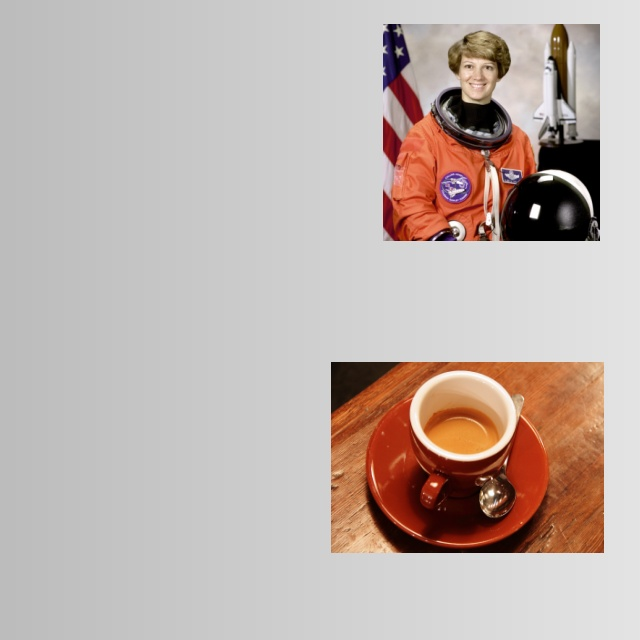
#> input picture assets/custom_yolo_dataset/images/train/train_01.jpg, 640 x 640 px; its folder holds only this picture in this run
$ python -i lab3_histogram.py   (imports and definitions only)
#> lines starting #> are read from the running program, lines starting #| are printed output that depends on the picture
### utils/cv_helpers.py
"""Shared OpenCV / Streamlit helper utilities for CSST106 laboratory modules."""

from __future__ import annotations

from pathlib import Path
from typing import Optional
import cv2
import numpy as np


# [32 lines left out: functions load_bgr_image, bgr_to_rgb, to_uint8, not called in this run]


def compute_image_entropy(gray: np.ndarray) -> float:
    """Compute Shannon entropy (bits/pixel) of an 8-bit grayscale image."""
    hist = cv2.calcHist([gray], [0], None, [256], [0, 256]).ravel()
    probs = hist / (hist.sum() + 1e-12)
    nonzero = probs[probs > 0]
    return float(-np.sum(nonzero * np.log2(nonzero)))

### labs/lab3_histogram.py
"""Lab Activity 3: Histogram Equalization and Contrast Adjustment."""

from __future__ import annotations

from pathlib import Path
from typing import Any, Dict
import cv2
import matplotlib.pyplot as plt
import numpy as np
import pandas as pd
import streamlit as st

from utils.cv_helpers import bgr_to_rgb, compute_image_entropy, load_bgr_image


def _apply_linear_stretch(channel: np.ndarray, p_low: float, p_high: float, alpha: float, beta: float) -> np.ndarray:
    """Apply percentile min-max contrast stretching followed by optional linear gain/bias."""
    lo = float(np.percentile(channel, p_low))
    hi = float(np.percentile(channel, p_high))
    if hi - lo < 1e-5:
        stretched = channel.astype(np.float32)
    else:
        stretched = (channel.astype(np.float32) - lo) * (255.0 / (hi - lo))
        stretched = np.clip(stretched, 0.0, 255.0)
    adjusted = np.clip(alpha * stretched + beta, 0.0, 255.0)
    return adjusted.astype(np.uint8)


def _compute_hist_cdf(channel: np.ndarray) -> tuple[np.ndarray, np.ndarray]:
    """Compute 256-bin histogram and normalized cumulative distribution function (CDF)."""
    hist = cv2.calcHist([channel], [0], None, [256], [0, 256]).ravel()
    cdf = hist.cumsum()
    cdf_norm = cdf / (cdf[-1] + 1e-12)
    return hist, cdf_norm


def run_lab3_pipeline(
    img_bgr: np.ndarray,
    color_mode: str = "Grayscale",
    p_low: float = 2.0,
    p_high: float = 98.0,
    alpha: float = 1.0,
    beta: float = 0.0,
    clahe_clip: float = 2.0,
    clahe_tile: int = 8,
) -> Dict[str, Any]:
    """Execute Global Histogram Equalization, Linear Contrast Stretching, and CLAHE."""
    clahe = cv2.createCLAHE(clipLimit=float(clahe_clip), tileGridSize=(int(clahe_tile), int(clahe_tile)))

    if color_mode == "Grayscale":
        orig_gray = cv2.cvtColor(img_bgr, cv2.COLOR_BGR2GRAY)
        eq_gray = cv2.equalizeHist(orig_gray)
        stretch_gray = _apply_linear_stretch(orig_gray, p_low, p_high, alpha, beta)
        clahe_gray = clahe.apply(orig_gray)

        displays = {
            "Original": orig_gray,
            "Global Hist Eq": eq_gray,
            "Linear Stretch": stretch_gray,
            "CLAHE": clahe_gray,
        }
        lum_channels = displays
    else:
        # Color enhancement via YUV Luminance channel (Y) to preserve chromaticity (U, V)
        yuv_orig = cv2.cvtColor(img_bgr, cv2.COLOR_BGR2YUV)
        y_orig, u_ch, v_ch = cv2.split(yuv_orig)

        y_eq = cv2.equalizeHist(y_orig)
        y_stretch = _apply_linear_stretch(y_orig, p_low, p_high, alpha, beta)
        y_clahe = clahe.apply(y_orig)

        eq_bgr = cv2.cvtColor(cv2.merge([y_eq, u_ch, v_ch]), cv2.COLOR_YUV2BGR)
        stretch_bgr = cv2.cvtColor(cv2.merge([y_stretch, u_ch, v_ch]), cv2.COLOR_YUV2BGR)
        clahe_bgr = cv2.cvtColor(cv2.merge([y_clahe, u_ch, v_ch]), cv2.COLOR_YUV2BGR)

        displays = {
            "Original": bgr_to_rgb(img_bgr),
            "Global Hist Eq": bgr_to_rgb(eq_bgr),
            "Linear Stretch": bgr_to_rgb(stretch_bgr),
            "CLAHE": bgr_to_rgb(clahe_bgr),
        }
        lum_channels = {
            "Original": y_orig,
            "Global Hist Eq": y_eq,
            "Linear Stretch": y_stretch,
            "CLAHE": y_clahe,
        }

    metrics_rows = []
    hist_data = {}
    for name, lum in lum_channels.items():
        hist, cdf_norm = _compute_hist_cdf(lum)
        hist_data[name] = (hist, cdf_norm)
        metrics_rows.append(
            {
                "Method": name,
                "Mean Luminance": round(float(np.mean(lum)), 2),
                "Contrast (Std Dev)": round(float(np.std(lum)), 2),
                "Min–Max Range": f"[{int(np.min(lum))}, {int(np.max(lum))}]",
                "Entropy (bits/px)": round(compute_image_entropy(lum), 3),
            }
        )

    return {
        "color_mode": color_mode,
        "displays": displays,
        "lum_channels": lum_channels,
        "hist_data": hist_data,
        "metrics_df": pd.DataFrame(metrics_rows),
    }


# [138 lines left out: functions make_lab3_hist_figure, render, not called in this run]

>>> import cv2
>>> picture = cv2.imread('../assets/custom_yolo_dataset/images/train/train_01.jpg')
#> picture is the input picture: shape (640, 640, 3); mean B, G, R 172.5, 177.9, 191.3
>>> result = run_lab3_pipeline(picture)
#> in run_lab3_pipeline, `orig_gray = cv2.cvtColor(img_bgr, cv2.COLOR_BGR2GRAY)`:
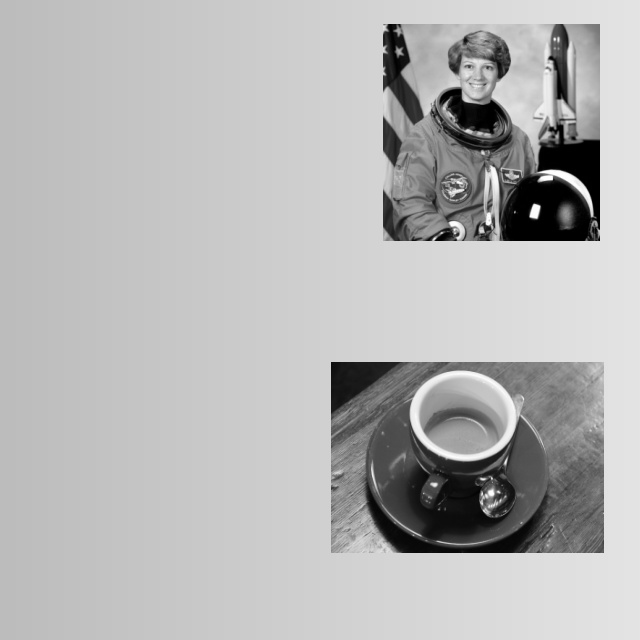
#> orig_gray: shape (640, 640); min 0, max 255, mean 181.3
#> in run_lab3_pipeline, `eq_gray = cv2.equalizeHist(orig_gray)`:
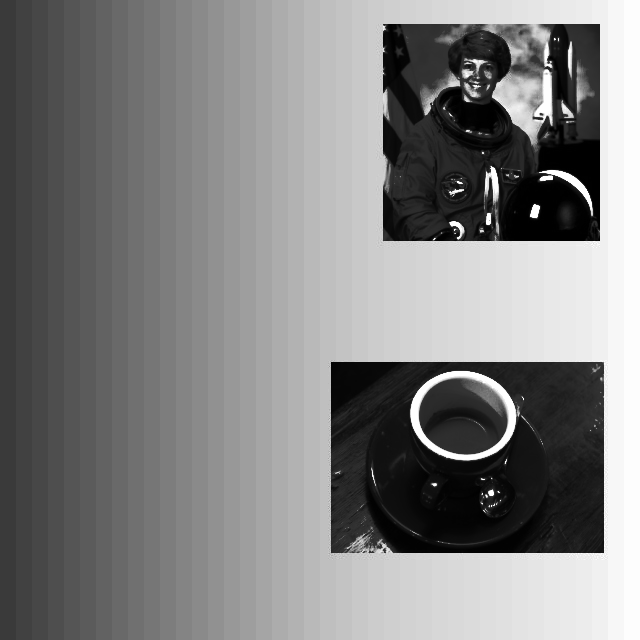
#> eq_gray: shape (640, 640); min 0, max 255, mean 128.5
#> in _apply_linear_stretch, `lo = float(np.percentile(channel, p_low))`: lo = 10
#> in _apply_linear_stretch, `hi = float(np.percentile(channel, p_high))`: hi = 227
#> in _apply_linear_stretch, `stretched = np.clip(stretched, 0.0, 255.0)`:
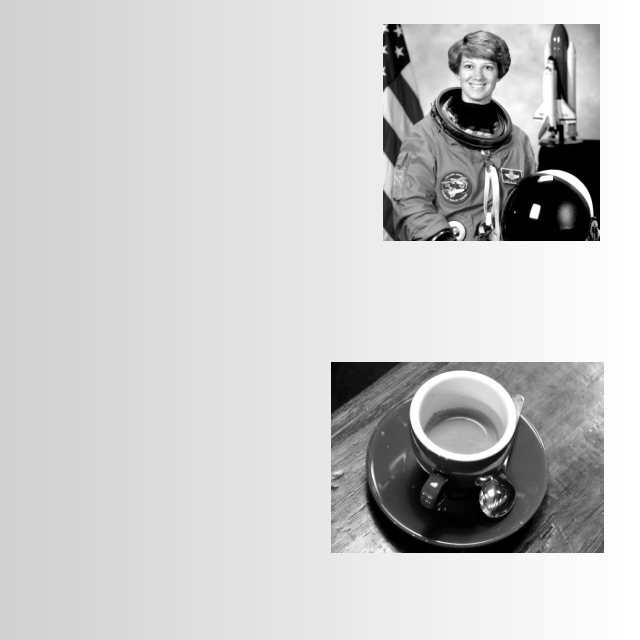
#> stretched: shape (640, 640) float32; min 0, max 255, mean 201.4
#> in run_lab3_pipeline, `clahe_gray = clahe.apply(orig_gray)`:
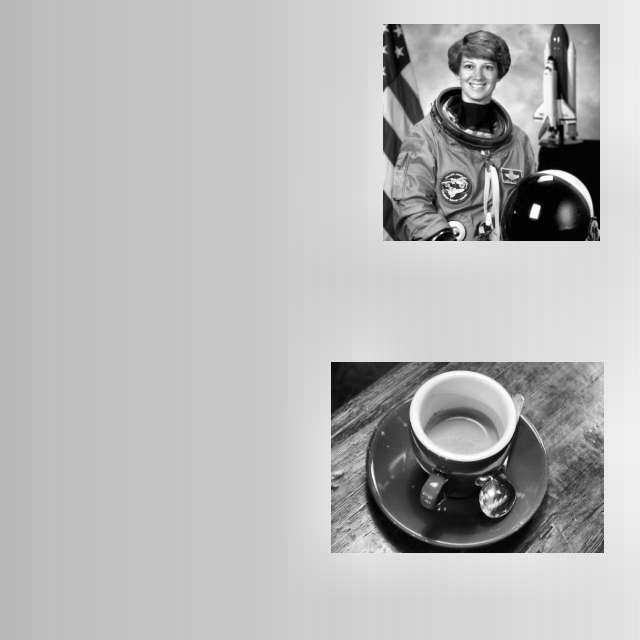
#> clahe_gray: shape (640, 640); min 1, max 255, mean 182.2
#> in run_lab3_pipeline, `lum_channels = displays`: lum_channels = 4 items
#> the loop in run_lab3_pipeline, `for name, lum in lum_channels.items():` made 4 passes
#> name on passes 1 to 4: 'Original', 'Global Hist Eq', 'Linear Stretch', 'CLAHE'
#> result = 5 items

$ run again, on assets/custom_yolo_dataset/images/train/train_02.jpg
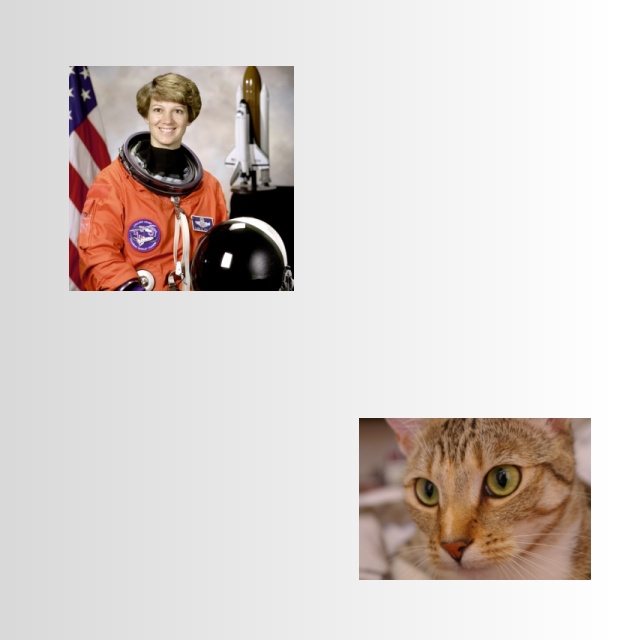
#> input picture assets/custom_yolo_dataset/images/train/train_02.jpg, 640 x 640 px
#> picture is the input picture: shape (640, 640, 3); mean B, G, R 205.6, 209, 216.8
#> in run_lab3_pipeline, `eq_gray = cv2.equalizeHist(orig_gray)`:
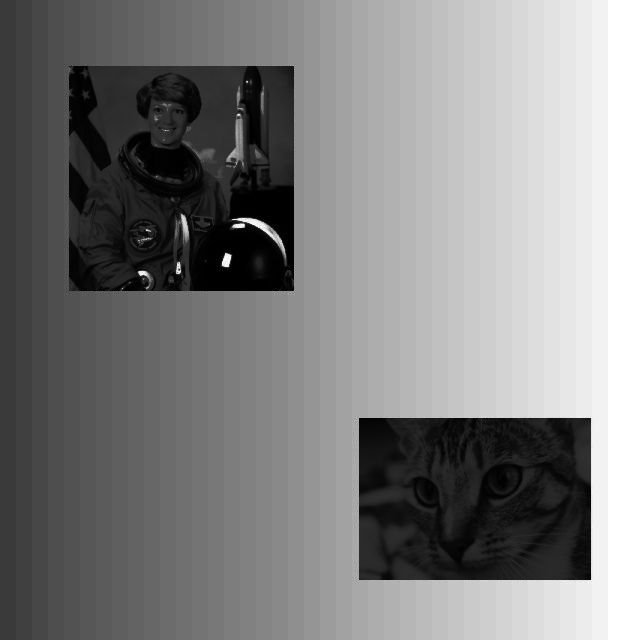
#> eq_gray: shape (640, 640); min 0, max 255, mean 128.4
#> lo = 14
#> hi = 255
#> in run_lab3_pipeline, `clahe_gray = clahe.apply(orig_gray)`:
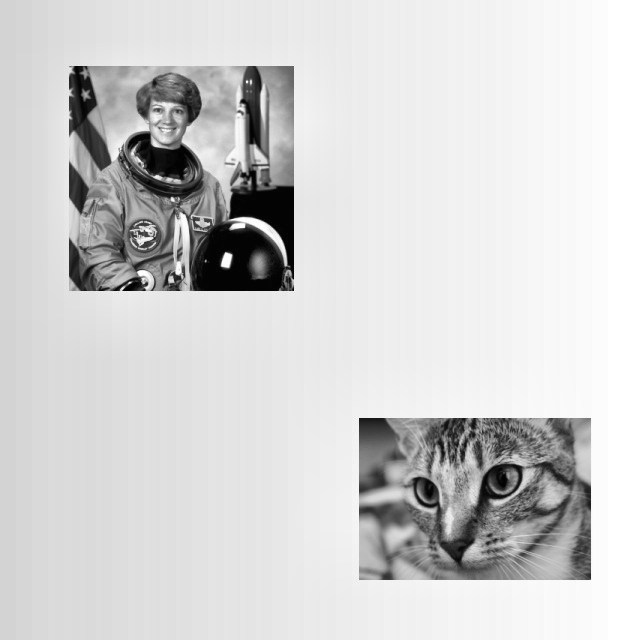
#> clahe_gray: shape (640, 640); min 0, max 255, mean 210.1
#> lum_channels = 4 items
#> the loop in run_lab3_pipeline, `for name, lum in lum_channels.items():` made 4 passes
#> name on passes 1 to 4: 'Original', 'Global Hist Eq', 'Linear Stretch', 'CLAHE'
#> result = 5 items

$ run again, on assets/custom_yolo_dataset/images/train/train_03.jpg
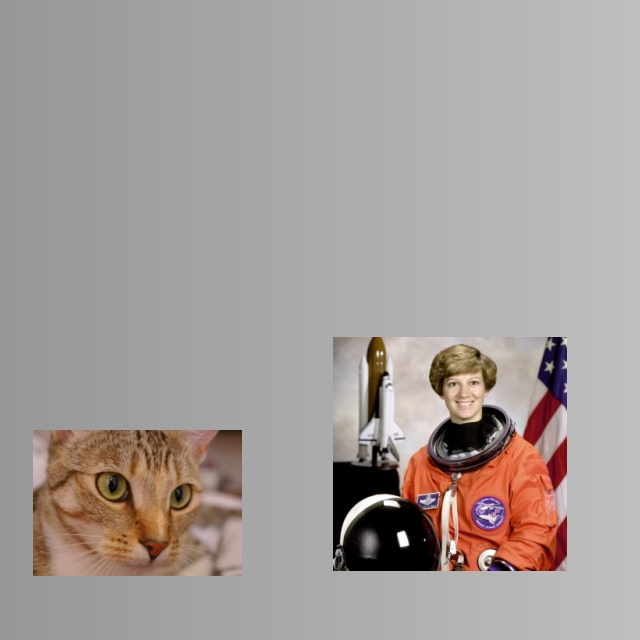
#> input picture assets/custom_yolo_dataset/images/train/train_03.jpg, 640 x 640 px
#> picture is the input picture: shape (640, 640, 3); mean B, G, R 154.1, 157.2, 164.7
#> in run_lab3_pipeline, `eq_gray = cv2.equalizeHist(orig_gray)`:
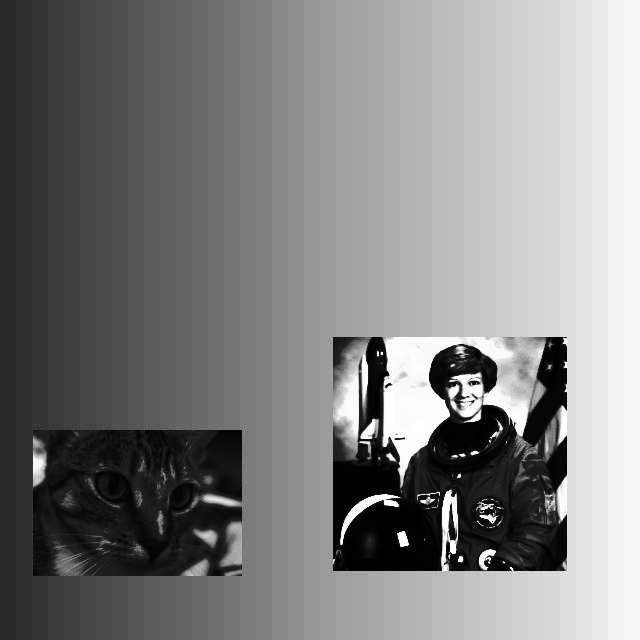
#> eq_gray: shape (640, 640); min 0, max 255, mean 128.3
#> lo = 10
#> hi = 196
#> in run_lab3_pipeline, `clahe_gray = clahe.apply(orig_gray)`:
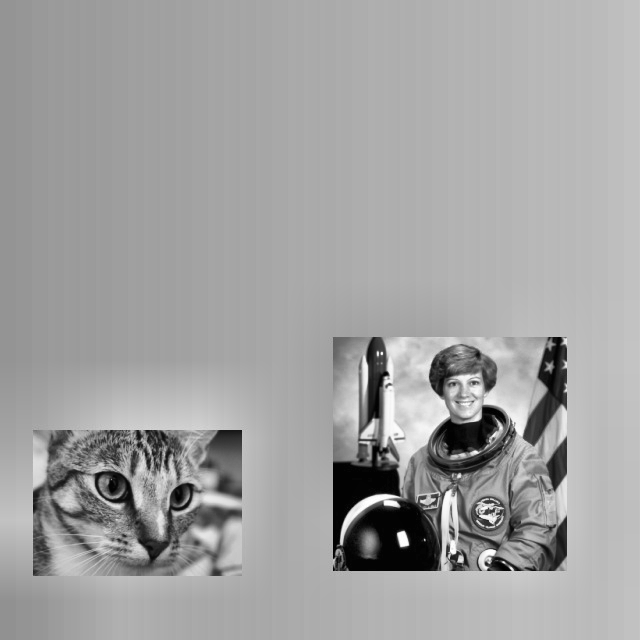
#> clahe_gray: shape (640, 640); min 1, max 255, mean 161.7
#> lum_channels = 4 items
#> the loop in run_lab3_pipeline, `for name, lum in lum_channels.items():` made 4 passes
#> name on passes 1 to 4: 'Original', 'Global Hist Eq', 'Linear Stretch', 'CLAHE'
#> result = 5 items

$ run again, on assets/custom_yolo_dataset/images/train/train_04.jpg
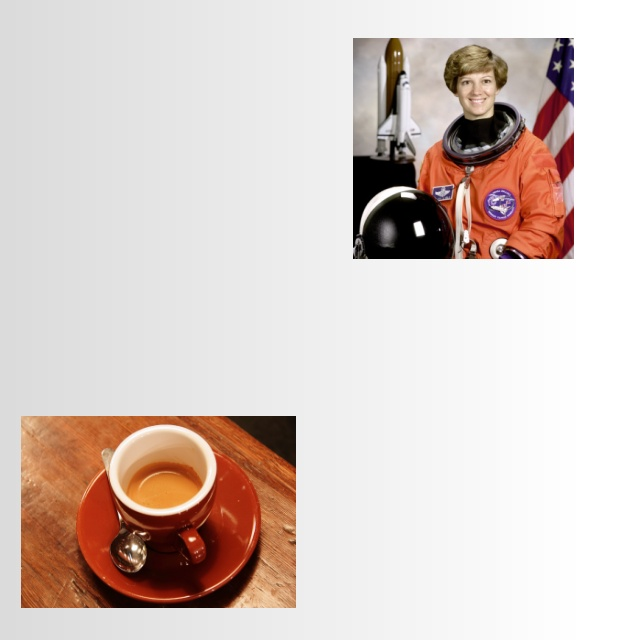
#> input picture assets/custom_yolo_dataset/images/train/train_04.jpg, 640 x 640 px
#> picture is the input picture: shape (640, 640, 3); mean B, G, R 197.5, 203.1, 216.7
#> in run_lab3_pipeline, `eq_gray = cv2.equalizeHist(orig_gray)`:
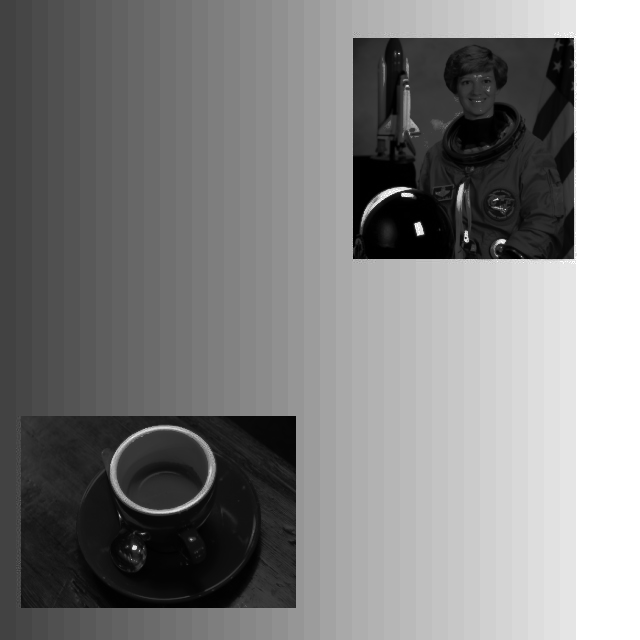
#> eq_gray: shape (640, 640); min 0, max 255, mean 129.2
#> lo = 9
#> hi = 255
#> in run_lab3_pipeline, `clahe_gray = clahe.apply(orig_gray)`:
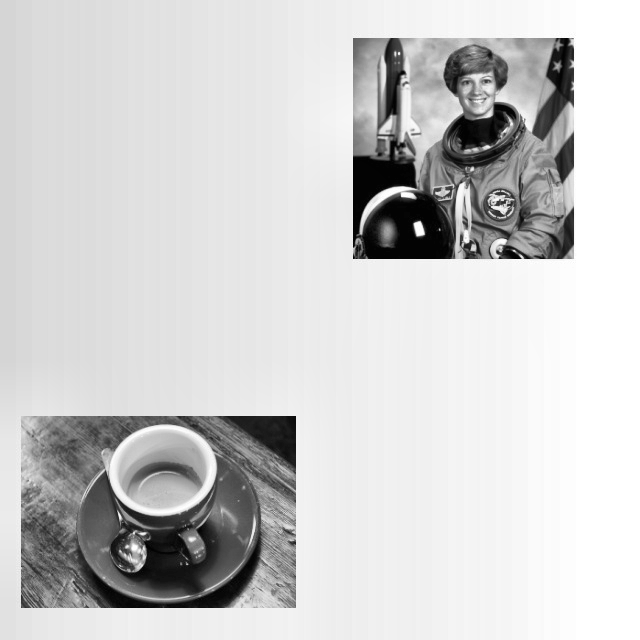
#> clahe_gray: shape (640, 640); min 1, max 255, mean 206.3
#> lum_channels = 4 items
#> the loop in run_lab3_pipeline, `for name, lum in lum_channels.items():` made 4 passes
#> name on passes 1 to 4: 'Original', 'Global Hist Eq', 'Linear Stretch', 'CLAHE'
#> result = 5 items
